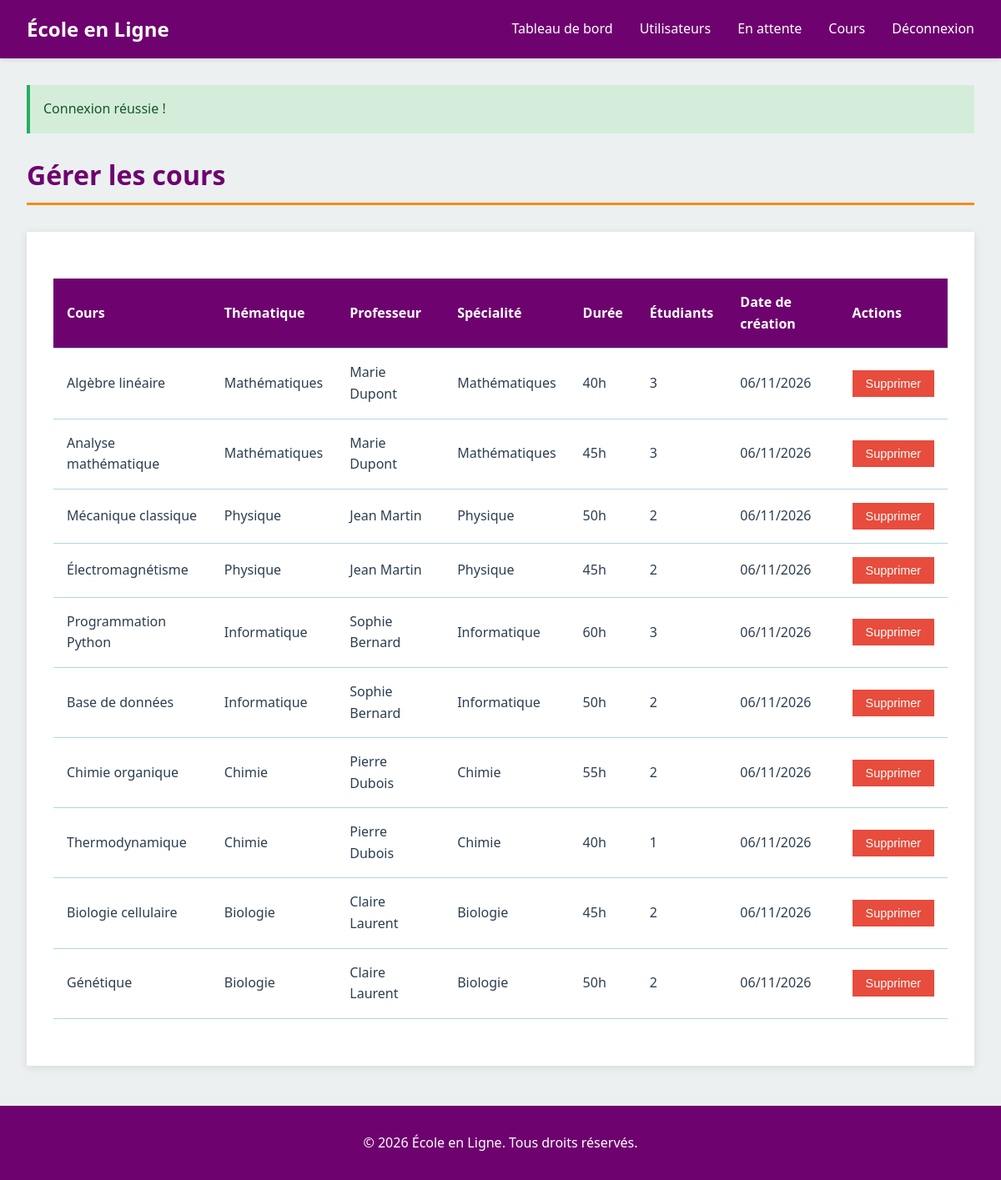
Page /admin/courses (signed in) on the committed database.
### tables this page shows
CREATE TABLE cours (
    id_cours INT PRIMARY KEY AUTO_INCREMENT,
    id_professeur INT NOT NULL,
    thematique VARCHAR(100) NOT NULL,
    intitule VARCHAR(255) NOT NULL,
    description TEXT NOT NULL,
    duree_heures INT NOT NULL,
    created_at TIMESTAMP DEFAULT CURRENT_TIMESTAMP,
    FOREIGN KEY (id_professeur) REFERENCES professeur(id_professeur) ON DELETE CASCADE
);

CREATE TABLE professeur (
    id_professeur INT PRIMARY KEY AUTO_INCREMENT,
    id_user INT NOT NULL,
    nom VARCHAR(100) NOT NULL,
    prenom VARCHAR(100) NOT NULL,
    specialite VARCHAR(100) NOT NULL,
    bio TEXT NULL,
    photo VARCHAR(255) NULL,
    FOREIGN KEY (id_user) REFERENCES user(id_user) ON DELETE CASCADE
);

### controllers/AdminController.php (called while the page is built, shortened)
<?php
require_once __DIR__ . '/../models/Admin.php';
class AdminController {
    public function courses() {
        $adminModel = new Admin();
        $courses = $adminModel->getAllCourses();
        require_once __DIR__ . '/../views/admin/courses.php';
    }
}
?>

### models/admin.php (called while the page is built, shortened)
<?php
require_once __DIR__ . '/../config/Database.php';
class Admin {
    private $conn;
    public function __construct() {
        $database = new Database();
        $this->conn = $database->getConnection();
    }
    public function getAllCourses() {
        $query = "SELECT c.*, p.nom as prof_nom, p.prenom as prof_prenom, p.specialite,
                  (SELECT COUNT(*) FROM inscription WHERE id_cours = c.id_cours) as nb_etudiants
                  FROM cours c
                  JOIN professeur p ON c.id_professeur = p.id_professeur
                  ORDER BY c.created_at DESC";
        $stmt = $this->conn->prepare($query);
        $stmt->execute();
        return $stmt->fetchAll();
    }
}
?>

### config/database.php (called while the page is built)
<?php
class Database {
    private $host = DB_HOST;
    private $db_name = DB_NAME;
    private $username = DB_USER;
    private $password = DB_PASS;
    private $conn = null;
    public function getConnection() {
        if ($this->conn === null) {
            try {
                $this->conn = new PDO(
                    "mysql:host=" . $this->host . ";dbname=" . $this->db_name . ";charset=utf8mb4",
                    $this->username,
                    $this->password
                );
                $this->conn->setAttribute(PDO::ATTR_ERRMODE, PDO::ERRMODE_EXCEPTION);
                $this->conn->setAttribute(PDO::ATTR_DEFAULT_FETCH_MODE, PDO::FETCH_ASSOC);
            } catch(PDOException $e) {
                die("Erreur de connexion : " . $e->getMessage());
            }
        }
        return $this->conn;
    }
}
?>

### views/admin/courses.php (the view, shortened to what this page needs)
<?php
require_once __DIR__ . '/../layout/header.php';
?>
<div class="container">
    <?php if (isset($_SESSION['success'])): ?>
        <div class="alert alert-success">
            <?php echo $_SESSION['success']; unset($_SESSION['success']); ?>
        </div>
    <?php endif; ?>
    <h1>Gérer les cours</h1>
    <div class="content-wrapper">
        <?php if (empty($courses)): ?>
            <div class="alert alert-info">
                Aucun cours disponible.
            </div>
        <?php else: ?>
            <table>
                <thead>
                    <tr>
                        <th>Cours</th>
                        <th>Thématique</th>
                        <th>Professeur</th>
                        <th>Spécialité</th>
                        <th>Durée</th>
                        <th>Étudiants</th>
                        <th>Date de création</th>
                        <th>Actions</th>
                    </tr>
                </thead>
                <tbody>
                    <?php foreach ($courses as $course): ?>
                        <tr>
                            <td><?php echo htmlspecialchars($course['intitule']); ?></td>
                            <td><?php echo htmlspecialchars($course['thematique']); ?></td>
                            <td><?php echo htmlspecialchars($course['prof_prenom'] . ' ' . $course['prof_nom']); ?></td>
                            <td><?php echo htmlspecialchars($course['specialite']); ?></td>
                            <td><?php echo $course['duree_heures']; ?>h</td>
                            <td><?php echo $course['nb_etudiants']; ?></td>
                            <td><?php echo date('d/m/Y', strtotime($course['created_at'])); ?></td>
                            <td>
                                <form action="<?php echo BASE_URL; ?>/admin/delete-course" method="POST" style="display: inline;">
                                    <button type="submit" class="btn btn-danger btn-small btn-delete">Supprimer</button>
                                </form>
                            </td>
                        </tr>
                    <?php endforeach; ?>
                </tbody>
            </table>
        <?php endif; ?>
    </div>
</div>
<?php require_once __DIR__ . '/../layout/footer.php'; ?>

### public/css/style.css (style rules this page uses)
:root { --primary: #6E026F; --secondary: #ABDADC; --accent: #F1E6C9; --highlight: #FA891A; --dark: #2c3e50; --light: #ecf0f1; --white: #ffffff; --gray: #95a5a6; --success: #27ae60; --danger: #e74c3c; }
* { margin: 0; padding: 0; box-sizing: border-box; }
body { font-family: 'Segoe UI', Tahoma, Geneva, Verdana, sans-serif; line-height: 1.6; color: var(--dark); background-color: var(--light); }
.container { max-width: 1200px; margin: 2rem auto; padding: 0 2rem; }
.content-wrapper { background-color: var(--white); padding: 2rem; margin: 2rem 0; box-shadow: 0 2px 10px rgba(0,0,0,0.1); }
h1 { color: var(--primary); margin-bottom: 1.5rem; font-size: 2rem; border-bottom: 3px solid var(--highlight); padding-bottom: 0.5rem; }
form { max-width: 600px; }
.btn { display: inline-block; padding: 0.75rem 1.5rem; border: none; cursor: pointer; font-size: 1rem; transition: all 0.3s; text-align: center; }
.btn-danger { background-color: var(--danger); color: var(--white); }
.btn-small { padding: 0.5rem 1rem; font-size: 0.9rem; }
.alert { padding: 1rem; margin-bottom: 1.5rem; border-left: 4px solid; }
.alert-success { background-color: #d4edda; border-color: var(--success); color: #155724; }
table { width: 100%; border-collapse: collapse; margin: 1.5rem 0; background-color: var(--white); }
thead { background-color: var(--primary); color: var(--white); }
th, td { padding: 1rem; text-align: left; border-bottom: 1px solid var(--secondary); }

### rows in the picture
cours: intitule "Algèbre linéaire", thematique "Mathématiques", id_professeur.nom "Marie Dupont", id_professeur.specialite "Mathématiques", duree_heures "40", nb_etudiants "3", created_at "06/11/2026"
cours: intitule "Analyse mathématique", thematique "Mathématiques", id_professeur.nom "Marie Dupont", id_professeur.specialite "Mathématiques", duree_heures "45", nb_etudiants "3", created_at "06/11/2026"
cours: intitule "Mécanique classique", thematique "Physique", id_professeur.nom "Jean Martin", id_professeur.specialite "Physique", duree_heures "50", nb_etudiants "2", created_at "06/11/2026"
cours: intitule "Électromagnétisme", thematique "Physique", id_professeur.nom "Jean Martin", id_professeur.specialite "Physique", duree_heures "45", nb_etudiants "2", created_at "06/11/2026"
cours: intitule "Programmation Python", thematique "Informatique", id_professeur.nom "Sophie Bernard", id_professeur.specialite "Informatique", duree_heures "60", nb_etudiants "3", created_at "06/11/2026"
cours: intitule "Base de données", thematique "Informatique", id_professeur.nom "Sophie Bernard", id_professeur.specialite "Informatique", duree_heures "50", nb_etudiants "2", created_at "06/11/2026"
cours: intitule "Chimie organique", thematique "Chimie", id_professeur.nom "Pierre Dubois", id_professeur.specialite "Chimie", duree_heures "55", nb_etudiants "2", created_at "06/11/2026"
cours: intitule "Thermodynamique", thematique "Chimie", id_professeur.nom "Pierre Dubois", id_professeur.specialite "Chimie", duree_heures "40", nb_etudiants "1", created_at "06/11/2026"
cours: intitule "Biologie cellulaire", thematique "Biologie", id_professeur.nom "Claire Laurent", id_professeur.specialite "Biologie", duree_heures "45", nb_etudiants "2", created_at "06/11/2026"
cours: intitule "Génétique", thematique "Biologie", id_professeur.nom "Claire Laurent", id_professeur.specialite "Biologie", duree_heures "50", nb_etudiants "2", created_at "06/11/2026"

### other values in the picture
$_SESSION['success'] "Connexion réussie !"
